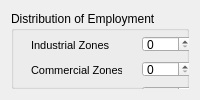
                    <widget class="QWidget" name="page_2">
                     <layout class="QVBoxLayout" name="verticalLayout_11">
                      <item>
                       <widget class="QGroupBox" name="groupBox_2">
                        <property name="title">
                         <string>Distribution of Employment</string>
                        </property>
                        <widget class="QLabel" name="dist_ind_units">
                         <property name="geometry">
                          <rect>
                           <x>200</x>
                           <y>25</y>
                           <width>101</width>
                           <height>20</height>
                          </rect>
                         </property>
                         <property name="text">
                          <string>&lt;!DOCTYPE HTML PUBLIC &quot;-//W3C//DTD HTML 4.0//EN&quot; &quot;http://www.w3.org/TR/REC-html40/strict.dtd&quot;&gt;
&lt;html&gt;&lt;head&gt;&lt;meta name=&quot;qrichtext&quot; content=&quot;1&quot; /&gt;&lt;style type=&quot;text/css&quot;&gt;
p, li { white-space: pre-wrap; }
&lt;/style&gt;&lt;/head&gt;&lt;body style=&quot; font-family:'MS Shell Dlg 2'; font-size:8.25pt; font-weight:400; font-style:normal;&quot;&gt;
&lt;p style=&quot; margin-top:0px; margin-bottom:0px; margin-left:0px; margin-right:0px; -qt-block-indent:0; text-indent:0px;&quot;&gt;&lt;span style=&quot; font-size:8pt;&quot;&gt;employees/ha&lt;/span&gt;&lt;/p&gt;&lt;/body&gt;&lt;/html&gt;</string>
                         </property>
                        </widget>
                        <widget class="QLabel" name="dist_ind_lbl">
                         <property name="geometry">
                          <rect>
                           <x>20</x>
                           <y>25</y>
                           <width>91</width>
                           <height>20</height>
                          </rect>
                         </property>
                         <property name="text">
                          <string>&lt;!DOCTYPE HTML PUBLIC &quot;-//W3C//DTD HTML 4.0//EN&quot; &quot;http://www.w3.org/TR/REC-html40/strict.dtd&quot;&gt;
&lt;html&gt;&lt;head&gt;&lt;meta name=&quot;qrichtext&quot; content=&quot;1&quot; /&gt;&lt;style type=&quot;text/css&quot;&gt;
p, li { white-space: pre-wrap; }
&lt;/style&gt;&lt;/head&gt;&lt;body style=&quot; font-family:'MS Shell Dlg 2'; font-size:8.25pt; font-weight:400; font-style:normal;&quot;&gt;
&lt;p style=&quot; margin-top:0px; margin-bottom:0px; margin-left:0px; margin-right:0px; -qt-block-indent:0; text-indent:0px;&quot;&gt;&lt;span style=&quot; font-size:8pt;&quot;&gt;Industrial Zones&lt;/span&gt;&lt;/p&gt;&lt;/body&gt;&lt;/html&gt;</string>
                         </property>
                        </widget>
                        <widget class="QLabel" name="dist_com_lbl">
                         <property name="geometry">
                          <rect>
                           <x>20</x>
                           <y>50</y>
                           <width>91</width>
                           <height>20</height>
                          </rect>
                         </property>
                         <property name="text">
                          <string>&lt;!DOCTYPE HTML PUBLIC &quot;-//W3C//DTD HTML 4.0//EN&quot; &quot;http://www.w3.org/TR/REC-html40/strict.dtd&quot;&gt;
&lt;html&gt;&lt;head&gt;&lt;meta name=&quot;qrichtext&quot; content=&quot;1&quot; /&gt;&lt;style type=&quot;text/css&quot;&gt;
p, li { white-space: pre-wrap; }
&lt;/style&gt;&lt;/head&gt;&lt;body style=&quot; font-family:'MS Shell Dlg 2'; font-size:8.25pt; font-weight:400; font-style:normal;&quot;&gt;
&lt;p style=&quot; margin-top:0px; margin-bottom:0px; margin-left:0px; margin-right:0px; -qt-block-indent:0; text-indent:0px;&quot;&gt;&lt;span style=&quot; font-size:8pt;&quot;&gt;Commercial Zones&lt;/span&gt;&lt;/p&gt;&lt;/body&gt;&lt;/html&gt;</string>
                         </property>
                        </widget>
                        <widget class="QLabel" name="dist_com_units">
                         <property name="geometry">
                          <rect>
                           <x>200</x>
                           <y>50</y>
                           <width>101</width>
                           <height>20</height>
                          </rect>
                         </property>
                         <property name="text">
                          <string>&lt;!DOCTYPE HTML PUBLIC &quot;-//W3C//DTD HTML 4.0//EN&quot; &quot;http://www.w3.org/TR/REC-html40/strict.dtd&quot;&gt;
&lt;html&gt;&lt;head&gt;&lt;meta name=&quot;qrichtext&quot; content=&quot;1&quot; /&gt;&lt;style type=&quot;text/css&quot;&gt;
p, li { white-space: pre-wrap; }
&lt;/style&gt;&lt;/head&gt;&lt;body style=&quot; font-family:'MS Shell Dlg 2'; font-size:8.25pt; font-weight:400; font-style:normal;&quot;&gt;
&lt;p style=&quot; margin-top:0px; margin-bottom:0px; margin-left:0px; margin-right:0px; -qt-block-indent:0; text-indent:0px;&quot;&gt;&lt;span style=&quot; font-size:8pt;&quot;&gt;employees/ha&lt;/span&gt;&lt;/p&gt;&lt;/body&gt;&lt;/html&gt;</string>
                         </property>
                        </widget>
                        <widget class="QSpinBox" name="dist_ind_spin">
                         <property name="geometry">
                          <rect>
                           <x>131</x>
                           <y>25</y>
                           <width>51</width>
                           <height>16</height>
                          </rect>
                         </property>
                         <property name="maximum">
                          <number>500</number>
                         </property>
                        </widget>
                        <widget class="QSpinBox" name="dist_com_spin">
                         <property name="geometry">
                          <rect>
                           <x>131</x>
                           <y>50</y>
                           <width>51</width>
                           <height>16</height>
                          </rect>
                         </property>
                         <property name="maximum">
                          <number>500</number>
                         </property>
                        </widget>
                        <widget class="QLabel" name="dist_explain">
                         <property name="geometry">
                          <rect>
                           <x>20</x>
                           <y>100</y>
                           <width>321</width>
                           <height>20</height>
                          </rect>
                         </property>
                         <property name="text">
                          <string>&lt;!DOCTYPE HTML PUBLIC &quot;-//W3C//DTD HTML 4.0//EN&quot; &quot;http://www.w3.org/TR/REC-html40/strict.dtd&quot;&gt;
&lt;html&gt;&lt;head&gt;&lt;meta name=&quot;qrichtext&quot; content=&quot;1&quot; /&gt;&lt;style type=&quot;text/css&quot;&gt;
p, li { white-space: pre-wrap; }
&lt;/style&gt;&lt;/head&gt;&lt;body style=&quot; font-family:'MS Shell Dlg 2'; font-size:8.25pt; font-weight:400; font-style:normal;&quot;&gt;
&lt;p style=&quot; margin-top:0px; margin-bottom:0px; margin-left:0px; margin-right:0px; -qt-block-indent:0; text-indent:0px;&quot;&gt;&lt;span style=&quot; font-size:8pt; font-style:italic;&quot;&gt;(indicate typical employment density on net developable area)&lt;/span&gt;&lt;/p&gt;&lt;/body&gt;&lt;/html&gt;</string>
                         </property>
                        </widget>
                        <widget class="QLabel" name="dist_orc_lbl">
                         <property name="geometry">
                          <rect>
                           <x>20</x>
                           <y>75</y>
                           <width>91</width>
                           <height>20</height>
                          </rect>
                         </property>
                         <property name="text">
                          <string>&lt;!DOCTYPE HTML PUBLIC &quot;-//W3C//DTD HTML 4.0//EN&quot; &quot;http://www.w3.org/TR/REC-html40/strict.dtd&quot;&gt;
&lt;html&gt;&lt;head&gt;&lt;meta name=&quot;qrichtext&quot; content=&quot;1&quot; /&gt;&lt;style type=&quot;text/css&quot;&gt;
p, li { white-space: pre-wrap; }
&lt;/style&gt;&lt;/head&gt;&lt;body style=&quot; font-family:'MS Shell Dlg 2'; font-size:8.25pt; font-weight:400; font-style:normal;&quot;&gt;
&lt;p style=&quot; margin-top:0px; margin-bottom:0px; margin-left:0px; margin-right:0px; -qt-block-indent:0; text-indent:0px;&quot;&gt;&lt;span style=&quot; font-size:8pt;&quot;&gt;Offices&lt;/span&gt;&lt;/p&gt;&lt;/body&gt;&lt;/html&gt;</string>
                         </property>
                        </widget>
                        <widget class="QLabel" name="dist_orc_units">
                         <property name="geometry">
                          <rect>
                           <x>200</x>
                           <y>75</y>
                           <width>101</width>
                           <height>20</height>
                          </rect>
                         </property>
                         <property name="text">
                          <string>&lt;!DOCTYPE HTML PUBLIC &quot;-//W3C//DTD HTML 4.0//EN&quot; &quot;http://www.w3.org/TR/REC-html40/strict.dtd&quot;&gt;
&lt;html&gt;&lt;head&gt;&lt;meta name=&quot;qrichtext&quot; content=&quot;1&quot; /&gt;&lt;style type=&quot;text/css&quot;&gt;
p, li { white-space: pre-wrap; }
&lt;/style&gt;&lt;/head&gt;&lt;body style=&quot; font-family:'MS Shell Dlg 2'; font-size:8.25pt; font-weight:400; font-style:normal;&quot;&gt;
&lt;p style=&quot; margin-top:0px; margin-bottom:0px; margin-left:0px; margin-right:0px; -qt-block-indent:0; text-indent:0px;&quot;&gt;&lt;span style=&quot; font-size:8pt;&quot;&gt;employees/ha&lt;/span&gt;&lt;/p&gt;&lt;/body&gt;&lt;/html&gt;</string>
                         </property>
                        </widget>
                        <widget class="QSpinBox" name="dist_orc_spin">
                         <property name="geometry">
                          <rect>
                           <x>131</x>
                           <y>75</y>
                           <width>51</width>
                           <height>16</height>
                          </rect>
                         </property>
                         <property name="maximum">
                          <number>500</number>
                         </property>
                        </widget>
                       </widget>
                      </item>
                     </layout>
                    </widget>
